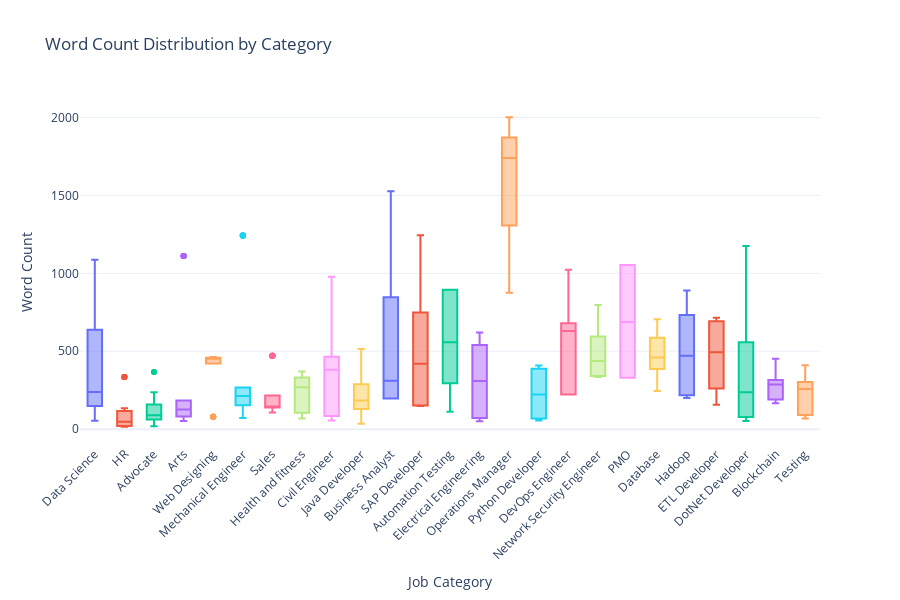

The notebook cell saved with this chart:
### Code cell
# 6. Text length by category
fig_box = px.box(
    resumeDataSet,
    x='Category',
    y='word_count',
    title=' Word Count Distribution by Category',
    labels={'word_count': 'Word Count', 'Category': 'Job Category'},
    color='Category',
    template='plotly_white'
)
fig_box.update_layout(xaxis_tickangle=-45, height=600, showlegend=False)
fig_box.show()

### Figure 1 — Plotly figure (JSON) as saved in the notebook; plotly's stock layout.template omitted (floating-point values rounded to 4 significant figures)
{"data": [{"alignmentgroup": "True", "hovertemplate": "Job Category=%{x}<br>Word Count=%{y}<extra></extra>", "legendgroup": "Data Science", "marker": {"color": "#636efa"}, "name": "Data Science", "notched": false, "offsetgroup": "Data Science", "orientation": "v", "showlegend": true, "type": "box", "x": ["Data Science", "Data Science", "Data Science", "Data Science", "Data Science", "Data Science", "Data Science", "Data Science", "Data Science", "Data Science", "Data Science", "Data Science", "Data Science", "Data Science", "Data Science", "Data Science", "Data Science", "Data Science", "Data Science", "Data Science", "Data Science", "Data Science", "Data Science", "Data Science", "Data Science", "Data Science", "Data Science", "Data Science", "Data Science", "Data Science", "Data Science", "Data Science", "Data Science", "Data Science", "Data Science", "Data Science", "Data Science", "Data Science", "Data Science", "Data Science"], "x0": " ", "xaxis": "x", "y": [638, 148, 246, 893, 54, 85, 203, 1087, 231, 619, 638, 148, 246, 893, 54, 85, 203, 1087, 231, 619, 638, 148, 246, 893, 54, 85, 203, 1087, 231, 619, 638, 148, 246, 893, 54, 85, 203, 1087, 231, 619], "y0": " ", "yaxis": "y"}, {"alignmentgroup": "True", "hovertemplate": "Job Category=%{x}<br>Word Count=%{y}<extra></extra>", "legendgroup": "HR", "marker": {"color": "#EF553B"}, "name": "HR", "notched": false, "offsetgroup": "HR", "orientation": "v", "showlegend": true, "type": "box", "x": ["HR", "HR", "HR", "HR", "HR", "HR", "HR", "HR", "HR", "HR", "HR", "HR", "HR", "HR", "HR", "HR", "HR", "HR", "HR", "HR", "HR", "HR", "HR", "HR", "HR", "HR", "HR", "HR", "HR", "HR", "HR", "HR", "HR", "HR", "HR", "HR", "HR", "HR", "HR", "HR", "HR", "HR", "HR", "HR"], "x0": " ", "xaxis": "x", "y": [47, 335, 20, 22, 22, 15, 17, 134, 70, 117, 90, 47, 335, 20, 22, 22, 15, 17, 134, 70, 117, 90, 47, 335, 20, 22, 22, 15, 17, 134, 70, 117, 90, 47, 335, 20, 22, 22, 15, 17, 134, 70, 117, 90], "y0": " ", "yaxis": "y"}, {"alignmentgroup": "True", "hovertemplate": "Job Category=%{x}<br>Word Count=%{y}<extra></extra>", "legendgroup": "Advocate", "marker": {"color": "#00cc96"}, "name": "Advocate", "notched": false, "offsetgroup": "Advocate", "orientation": "v", "showlegend": true, "type": "box", "x": ["Advocate", "Advocate", "Advocate", "Advocate", "Advocate", "Advocate", "Advocate", "Advocate", "Advocate", "Advocate", "Advocate", "Advocate", "Advocate", "Advocate", "Advocate", "Advocate", "Advocate", "Advocate", "Advocate", "Advocate"], "x0": " ", "xaxis": "x", "y": [237, 62, 19, 104, 367, 96, 62, 158, 81, 38, 237, 62, 19, 104, 367, 96, 62, 158, 81, 38], "y0": " ", "yaxis": "y"}, {"alignmentgroup": "True", "hovertemplate": "Job Category=%{x}<br>Word Count=%{y}<extra></extra>", "legendgroup": "Arts", "marker": {"color": "#ab63fa"}, "name": "Arts", "notched": false, "offsetgroup": "Arts", "orientation": "v", "showlegend": true, "type": "box", "x": ["Arts", "Arts", "Arts", "Arts", "Arts", "Arts", "Arts", "Arts", "Arts", "Arts", "Arts", "Arts", "Arts", "Arts", "Arts", "Arts", "Arts", "Arts", "Arts", "Arts", "Arts", "Arts", "Arts", "Arts", "Arts", "Arts", "Arts", "Arts", "Arts", "Arts", "Arts", "Arts", "Arts", "Arts", "Arts", "Arts"], "x0": " ", "xaxis": "x", "y": [184, 117, 1111, 53, 81, 136, 184, 117, 1111, 53, 81, 136, 184, 117, 1111, 53, 81, 136, 184, 117, 1111, 53, 81, 136, 184, 117, 1111, 53, 81, 136, 184, 117, 1111, 53, 81, 136], "y0": " ", "yaxis": "y"}, {"alignmentgroup": "True", "hovertemplate": "Job Category=%{x}<br>Word Count=%{y}<extra></extra>", "legendgroup": "Web Designing", "marker": {"color": "#FFA15A"}, "name": "Web Designing", "notched": false, "offsetgroup": "Web Designing", "orientation": "v", "showlegend": true, "type": "box", "x": ["Web Designing", "Web Designing", "Web Designing", "Web Designing", "Web Designing", "Web Designing", "Web Designing", "Web Designing", "Web Designing", "Web Designing", "Web Designing", "Web Designing", "Web Designing", "Web Designing", "Web Designing", "Web Designing", "Web Designing", "Web Designing", "Web Designing", "Web Designing", "Web Designing", "Web Designing", "Web Designing", "Web Designing", "Web Designing", "Web Designing", "Web Designing", "Web Designing", "Web Designing", "Web Designing", "Web Designing", "Web Designing", "Web Designing", "Web Designing", "Web Designing", "Web Designing", "Web Designing", "Web Designing", "Web Designing", "Web Designing", "Web Designing", "Web Designing", "Web Designing", "Web Designing", "Web Designing"], "x0": " ", "xaxis": "x", "y": [458, 463, 458, 80, 422, 458, 463, 458, 80, 422, 458, 463, 458, 80, 422, 458, 463, 458, 80, 422, 458, 463, 458, 80, 422, 458, 463, 458, 80, 422, 458, 463, 458, 80, 422, 458, 463, 458, 80, 422, 458, 463, 458, 80, 422], "y0": " ", "yaxis": "y"}, {"alignmentgroup": "True", "hovertemplate": "Job Category=%{x}<br>Word Count=%{y}<extra></extra>", "legendgroup": "Mechanical Engineer", "marker": {"color": "#19d3f3"}, "name": "Mechanical Engineer", "notched": false, "offsetgroup": "Mechanical Engineer", "orientation": "v", "showlegend": true, "type": "box", "x": ["Mechanical Engineer", "Mechanical Engineer", "Mechanical Engineer", "Mechanical Engineer", "Mechanical Engineer", "Mechanical Engineer", "Mechanical Engineer", "Mechanical Engineer", "Mechanical Engineer", "Mechanical Engineer", "Mechanical Engineer", "Mechanical Engineer", "Mechanical Engineer", "Mechanical Engineer", "Mechanical Engineer", "Mechanical Engineer", "Mechanical Engineer", "Mechanical Engineer", "Mechanical Engineer", "Mechanical Engineer", "Mechanical Engineer", "Mechanical Engineer", "Mechanical Engineer", "Mechanical Engineer", "Mechanical Engineer", "Mechanical Engineer", "Mechanical Engineer", "Mechanical Engineer", "Mechanical Engineer", "Mechanical Engineer", "Mechanical Engineer", "Mechanical Engineer", "Mechanical Engineer", "Mechanical Engineer", "Mechanical Engineer", "Mechanical Engineer", "Mechanical Engineer", "Mechanical Engineer", "Mechanical Engineer", "Mechanical Engineer"], "x0": " ", "xaxis": "x", "y": [1243, 212, 72, 267, 153, 1243, 212, 72, 267, 153, 1243, 212, 72, 267, 153, 1243, 212, 72, 267, 153, 1243, 212, 72, 267, 153, 1243, 212, 72, 267, 153, 1243, 212, 72, 267, 153, 1243, 212, 72, 267, 153], "y0": " ", "yaxis": "y"}, {"alignmentgroup": "True", "hovertemplate": "Job Category=%{x}<br>Word Count=%{y}<extra></extra>", "legendgroup": "Sales", "marker": {"color": "#FF6692"}, "name": "Sales", "notched": false, "offsetgroup": "Sales", "orientation": "v", "showlegend": true, "type": "box", "x": ["Sales", "Sales", "Sales", "Sales", "Sales", "Sales", "Sales", "Sales", "Sales", "Sales", "Sales", "Sales", "Sales", "Sales", "Sales", "Sales", "Sales", "Sales", "Sales", "Sales", "Sales", "Sales", "Sales", "Sales", "Sales", "Sales", "Sales", "Sales", "Sales", "Sales", "Sales", "Sales", "Sales", "Sales", "Sales", "Sales", "Sales", "Sales", "Sales", "Sales"], "x0": " ", "xaxis": "x", "y": [107, 142, 471, 216, 139, 107, 142, 471, 216, 139, 107, 142, 471, 216, 139, 107, 142, 471, 216, 139, 107, 142, 471, 216, 139, 107, 142, 471, 216, 139, 107, 142, 471, 216, 139, 107, 142, 471, 216, 139], "y0": " ", "yaxis": "y"}, {"alignmentgroup": "True", "hovertemplate": "Job Category=%{x}<br>Word Count=%{y}<extra></extra>", "legendgroup": "Health and fitness", "marker": {"color": "#B6E880"}, "name": "Health and fitness", "notched": false, "offsetgroup": "Health and fitness", "orientation": "v", "showlegend": true, "type": "box", "x": ["Health and fitness", "Health and fitness", "Health and fitness", "Health and fitness", "Health and fitness", "Health and fitness", "Health and fitness", "Health and fitness", "Health and fitness", "Health and fitness", "Health and fitness", "Health and fitness", "Health and fitness", "Health and fitness", "Health and fitness", "Health and fitness", "Health and fitness", "Health and fitness", "Health and fitness", "Health and fitness", "Health and fitness", "Health and fitness", "Health and fitness", "Health and fitness", "Health and fitness", "Health and fitness", "Health and fitness", "Health and fitness", "Health and fitness", "Health and fitness"], "x0": " ", "xaxis": "x", "y": [69, 105, 303, 332, 235, 370, 69, 105, 303, 332, 235, 370, 69, 105, 303, 332, 235, 370, 69, 105, 303, 332, 235, 370, 69, 105, 303, 332, 235, 370], "y0": " ", "yaxis": "y"}, {"alignmentgroup": "True", "hovertemplate": "Job Category=%{x}<br>Word Count=%{y}<extra></extra>", "legendgroup": "Civil Engineer", "marker": {"color": "#FF97FF"}, "name": "Civil Engineer", "notched": false, "offsetgroup": "Civil Engineer", "orientation": "v", "showlegend": true, "type": "box", "x": ["Civil Engineer", "Civil Engineer", "Civil Engineer", "Civil Engineer", "Civil Engineer", "Civil Engineer", "Civil Engineer", "Civil Engineer", "Civil Engineer", "Civil Engineer", "Civil Engineer", "Civil Engineer", "Civil Engineer", "Civil Engineer", "Civil Engineer", "Civil Engineer", "Civil Engineer", "Civil Engineer", "Civil Engineer", "Civil Engineer", "Civil Engineer", "Civil Engineer", "Civil Engineer", "Civil Engineer"], "x0": " ", "xaxis": "x", "y": [978, 55, 427, 465, 334, 85, 978, 55, 427, 465, 334, 85, 978, 55, 427, 465, 334, 85, 978, 55, 427, 465, 334, 85], "y0": " ", "yaxis": "y"}, {"alignmentgroup": "True", "hovertemplate": "Job Category=%{x}<br>Word Count=%{y}<extra></extra>", "legendgroup": "Java Developer", "marker": {"color": "#FECB52"}, "name": "Java Developer", "notched": false, "offsetgroup": "Java Developer", "orientation": "v", "showlegend": true, "type": "box", "x": ["Java Developer", "Java Developer", "Java Developer", "Java Developer", "Java Developer", "Java Developer", "Java Developer", "Java Developer", "Java Developer", "Java Developer", "Java Developer", "Java Developer", "Java Developer", "Java Developer", "Java Developer", "Java Developer", "Java Developer", "Java Developer", "Java Developer", "Java Developer", "Java Developer", "Java Developer", "Java Developer", "Java Developer", "Java Developer", "Java Developer", "Java Developer", "Java Developer", "Java Developer", "Java Developer", "Java Developer", "Java Developer", "Java Developer", "Java Developer", "Java Developer", "Java Developer", "Java Developer", "Java Developer", "Java Developer", "Java Developer", "Java Developer", "Java Developer", "Java Developer", "Java Developer", "Java Developer", "Java Developer", "Java Developer", "Java Developer", "Java Developer", "Java Developer", "Java Developer", "Java Developer", "Java Developer", "Java Developer", "Java Developer", "Java Developer", "Java Developer", "Java Developer", "Java Developer", "Java Developer", "Java Developer", "Java Developer", "Java Developer", "Java Developer", "Java Developer", "Java Developer", "Java Developer", "Java Developer", "Java Developer", "Java Developer", "Java Developer", "Java Developer", "Java Developer", "Java Developer", "Java Developer", "Java Developer", "Java Developer", "Java Developer", "Java Developer", "Java Developer", "Java Developer", "Java Developer", "Java Developer", "Java Developer"], "x0": " ", "xaxis": "x", "y": [34, 288, 309, 332, 201, 114, 138, 138, 234, 130, 165, 514, 80, 236, 34, 288, 309, 332, 201, 114, 138, 138, 234, 130, 165, 514, 80, 236, 34, 288, 309, 332, 201, 114, 138, 138, 234, 130, 165, 514, 80, 236, 34, 288, 309, 332, 201, 114, 138, 138, 234, 130, 165, 514, 80, 236, 34, 288, 309, 332, 201, 114, 138, 138, 234, 130, 165, 514, 80, 236, 34, 288, 309, 332, 201, 114, 138, 138, 234, 130, 165, 514, 80, 236], "y0": " ", "yaxis": "y"}, {"alignmentgroup": "True", "hovertemplate": "Job Category=%{x}<br>Word Count=%{y}<extra></extra>", "legendgroup": "Business Analyst", "marker": {"color": "#636efa"}, "name": "Business Analyst", "notched": false, "offsetgroup": "Business Analyst", "orientation": "v", "showlegend": true, "type": "box", "x": ["Business Analyst", "Business Analyst", "Business Analyst", "Business Analyst", "Business Analyst", "Business Analyst", "Business Analyst", "Business Analyst", "Business Analyst", "Business Analyst", "Business Analyst", "Business Analyst", "Business Analyst", "Business Analyst", "Business Analyst", "Business Analyst", "Business Analyst", "Business Analyst", "Business Analyst", "Business Analyst", "Business Analyst", "Business Analyst", "Business Analyst", "Business Analyst", "Business Analyst", "Business Analyst", "Business Analyst", "Business Analyst"], "x0": " ", "xaxis": "x", "y": [363, 259, 847, 1526, 196, 196, 847, 1526, 196, 196, 847, 1526, 196, 196, 363, 259, 847, 1526, 196, 196, 847, 1526, 196, 196, 847, 1526, 196, 196], "y0": " ", "yaxis": "y"}, {"alignmentgroup": "True", "hovertemplate": "Job Category=%{x}<br>Word Count=%{y}<extra></extra>", "legendgroup": "SAP Developer", "marker": {"color": "#EF553B"}, "name": "SAP Developer", "notched": false, "offsetgroup": "SAP Developer", "orientation": "v", "showlegend": true, "type": "box", "x": ["SAP Developer", "SAP Developer", "SAP Developer", "SAP Developer", "SAP Developer", "SAP Developer", "SAP Developer", "SAP Developer", "SAP Developer", "SAP Developer", "SAP Developer", "SAP Developer", "SAP Developer", "SAP Developer", "SAP Developer", "SAP Developer", "SAP Developer", "SAP Developer", "SAP Developer", "SAP Developer", "SAP Developer", "SAP Developer", "SAP Developer", "SAP Developer"], "x0": " ", "xaxis": "x", "y": [748, 1245, 496, 148, 151, 344, 748, 1245, 496, 148, 151, 344, 748, 1245, 496, 148, 151, 344, 748, 1245, 496, 148, 151, 344], "y0": " ", "yaxis": "y"}, {"alignmentgroup": "True", "hovertemplate": "Job Category=%{x}<br>Word Count=%{y}<extra></extra>", "legendgroup": "Automation Testing", "marker": {"color": "#00cc96"}, "name": "Automation Testing", "notched": false, "offsetgroup": "Automation Testing", "orientation": "v", "showlegend": true, "type": "box", "x": ["Automation Testing", "Automation Testing", "Automation Testing", "Automation Testing", "Automation Testing", "Automation Testing", "Automation Testing", "Automation Testing", "Automation Testing", "Automation Testing", "Automation Testing", "Automation Testing", "Automation Testing", "Automation Testing", "Automation Testing", "Automation Testing", "Automation Testing", "Automation Testing", "Automation Testing", "Automation Testing", "Automation Testing", "Automation Testing", "Automation Testing", "Automation Testing", "Automation Testing", "Automation Testing"], "x0": " ", "xaxis": "x", "y": [395, 583, 557, 894, 295, 649, 111, 894, 295, 894, 295, 894, 295, 395, 583, 557, 894, 295, 649, 111, 894, 295, 894, 295, 894, 295], "y0": " ", "yaxis": "y"}, {"alignmentgroup": "True", "hovertemplate": "Job Category=%{x}<br>Word Count=%{y}<extra></extra>", "legendgroup": "Electrical Engineering", "marker": {"color": "#ab63fa"}, "name": "Electrical Engineering", "notched": false, "offsetgroup": "Electrical Engineering", "orientation": "v", "showlegend": true, "type": "box", "x": ["Electrical Engineering", "Electrical Engineering", "Electrical Engineering", "Electrical Engineering", "Electrical Engineering", "Electrical Engineering", "Electrical Engineering", "Electrical Engineering", "Electrical Engineering", "Electrical Engineering", "Electrical Engineering", "Electrical Engineering", "Electrical Engineering", "Electrical Engineering", "Electrical Engineering", "Electrical Engineering", "Electrical Engineering", "Electrical Engineering", "Electrical Engineering", "Electrical Engineering", "Electrical Engineering", "Electrical Engineering", "Electrical Engineering", "Electrical Engineering", "Electrical Engineering", "Electrical Engineering", "Electrical Engineering", "Electrical Engineering", "Electrical Engineering", "Electrical Engineering"], "x0": " ", "xaxis": "x", "y": [620, 50, 540, 72, 309, 620, 50, 540, 72, 309, 620, 50, 540, 72, 309, 620, 50, 540, 72, 309, 620, 50, 540, 72, 309, 620, 50, 540, 72, 309], "y0": " ", "yaxis": "y"}, {"alignmentgroup": "True", "hovertemplate": "Job Category=%{x}<br>Word Count=%{y}<extra></extra>", "legendgroup": "Operations Manager", "marker": {"color": "#FFA15A"}, "name": "Operations Manager", "notched": false, "offsetgroup": "Operations Manager", "orientation": "v", "showlegend": true, "type": "box", "x": ["Operations Manager", "Operations Manager", "Operations Manager", "Operations Manager", "Operations Manager", "Operations Manager", "Operations Manager", "Operations Manager", "Operations Manager", "Operations Manager", "Operations Manager", "Operations Manager", "Operations Manager", "Operations Manager", "Operations Manager", "Operations Manager", "Operations Manager", "Operations Manager", "Operations Manager", "Operations Manager", "Operations Manager", "Operations Manager", "Operations Manager", "Operations Manager", "Operations Manager", "Operations Manager", "Operations Manager", "Operations Manager", "Operations Manager", "Operations Manager", "Operations Manager", "Operations Manager", "Operations Manager", "Operations Manager", "Operations Manager", "Operations Manager", "Operations Manager", "Operations Manager", "Operations Manager", "Operations Manager"], "x0": " ", "xaxis": "x", "y": [1738, 876, 1741, 2002, 1738, 876, 1741, 2002, 1738, 876, 1741, 2002, 1738, 876, 1741, 2002, 1738, 876, 1741, 2002, 1738, 876, 1741, 2002, 1738, 876, 1741, 2002, 1738, 876, 1741, 2002, 1738, 876, 1741, 2002, 1738, 876, 1741, 2002], "y0": " ", "yaxis": "y"}, {"alignmentgroup": "True", "hovertemplate": "Job Category=%{x}<br>Word Count=%{y}<extra></extra>", "legendgroup": "Python Developer", "marker": {"color": "#19d3f3"}, "name": "Python Developer", "notched": false, "offsetgroup": "Python Developer", "orientation": "v", "showlegend": true, "type": "box", "x": ["Python Developer", "Python Developer", "Python Developer", "Python Developer", "Python Developer", "Python Developer", "Python Developer", "Python Developer", "Python Developer", "Python Developer", "Python Developer", "Python Developer", "Python Developer", "Python Developer", "Python Developer", "Python Developer", "Python Developer", "Python Developer", "Python Developer", "Python Developer", "Python Developer", "Python Developer", "Python Developer", "Python Developer", "Python Developer", "Python Developer", "Python Developer", "Python Developer", "Python Developer", "Python Developer", "Python Developer", "Python Developer", "Python Developer", "Python Developer", "Python Developer", "Python Developer", "Python Developer", "Python Developer", "Python Developer", "Python Developer", "Python Developer", "Python Developer", "Python Developer", "Python Developer", "Python Developer", "Python Developer", "Python Developer", "Python Developer"], "x0": " ", "xaxis": "x", "y": [387, 56, 69, 409, 295, 150, 387, 56, 69, 409, 295, 150, 387, 56, 69, 409, 295, 150, 387, 56, 69, 409, 295, 150, 387, 56, 69, 409, 295, 150, 387, 56, 69, 409, 295, 150, 387, 56, 69, 409, 295, 150, 387, 56, 69, 409, 295, 150], "y0": " ", "yaxis": "y"}, {"alignmentgroup": "True", "hovertemplate": "Job Category=%{x}<br>Word Count=%{y}<extra></extra>", "legendgroup": "DevOps Engineer", "marker": {"color": "#FF6692"}, "name": "DevOps Engineer", "notched": false, "offsetgroup": "DevOps Engineer", "orientation": "v", "showlegend": true, "type": "box", "x": ["DevOps Engineer", "DevOps Engineer", "DevOps Engineer", "DevOps Engineer", "DevOps Engineer", "DevOps Engineer", "DevOps Engineer", "DevOps Engineer", "DevOps Engineer", "DevOps Engineer", "DevOps Engineer", "DevOps Engineer", "DevOps Engineer", "DevOps Engineer", "DevOps Engineer", "DevOps Engineer", "DevOps Engineer", "DevOps Engineer", "DevOps Engineer", "DevOps Engineer", "DevOps Engineer", "DevOps Engineer", "DevOps Engineer", "DevOps Engineer", "DevOps Engineer", "DevOps Engineer", "DevOps Engineer", "DevOps Engineer", "DevOps Engineer", "DevOps Engineer", "DevOps Engineer", "DevOps Engineer", "DevOps Engineer", "DevOps Engineer", "DevOps Engineer", "DevOps Engineer", "DevOps Engineer", "DevOps Engineer", "DevOps Engineer", "DevOps Engineer", "DevOps Engineer", "DevOps Engineer", "DevOps Engineer", "DevOps Engineer", "DevOps Engineer", "DevOps Engineer", "DevOps Engineer", "DevOps Engineer", "DevOps Engineer", "DevOps Engineer", "DevOps Engineer", "DevOps Engineer", "DevOps Engineer", "DevOps Engineer", "DevOps Engineer"], "x0": " ", "xaxis": "x", "y": [630, 223, 679, 1023, 533, 528, 397, 630, 223, 679, 630, 223, 679, 630, 223, 679, 630, 223, 679, 630, 223, 679, 630, 223, 679, 630, 223, 679, 630, 223, 679, 630, 223, 679, 630, 223, 679, 630, 223, 679, 630, 223, 679, 630, 223, 679, 630, 223, 679, 630, 223, 679, 630, 223, 679], "y0": " ", "yaxis": "y"}, {"alignmentgroup": "True", "hovertemplate": "Job Category=%{x}<br>Word Count=%{y}<extra></extra>", "legendgroup": "Network Security Engineer", "marker": {"color": "#B6E880"}, "name": "Network Security Engineer", "notched": false, "offsetgroup": "Network Security Engineer", "orientation": "v", "showlegend": true, "type": "box", "x": ["Network Security Engineer", "Network Security Engineer", "Network Security Engineer", "Network Security Engineer", "Network Security Engineer", "Network Security Engineer", "Network Security Engineer", "Network Security Engineer", "Network Security Engineer", "Network Security Engineer", "Network Security Engineer", "Network Security Engineer", "Network Security Engineer", "Network Security Engineer", "Network Security Engineer", "Network Security Engineer", "Network Security Engineer", "Network Security Engineer", "Network Security Engineer", "Network Security Engineer", "Network Security Engineer", "Network Security Engineer", "Network Security Engineer", "Network Security Engineer", "Network Security Engineer"], "x0": " ", "xaxis": "x", "y": [341, 594, 335, 437, 797, 341, 594, 335, 437, 797, 341, 594, 335, 437, 797, 341, 594, 335, 437, 797, 341, 594, 335, 437, 797], "y0": " ", "yaxis": "y"}, {"alignmentgroup": "True", "hovertemplate": "Job Category=%{x}<br>Word Count=%{y}<extra></extra>", "legendgroup": "PMO", "marker": {"color": "#FF97FF"}, "name": "PMO", "notched": false, "offsetgroup": "PMO", "orientation": "v", "showlegend": true, "type": "box", "x": ["PMO", "PMO", "PMO", "PMO", "PMO", "PMO", "PMO", "PMO", "PMO", "PMO", "PMO", "PMO", "PMO", "PMO", "PMO", "PMO", "PMO", "PMO", "PMO", "PMO", "PMO", "PMO", "PMO", "PMO", "PMO", "PMO", "PMO", "PMO", "PMO", "PMO"], "x0": " ", "xaxis": "x", "y": [687, 1053, 330, 687, 1053, 330, 687, 1053, 330, 687, 1053, 330, 687, 1053, 330, 687, 1053, 330, 687, 1053, 330, 687, 1053, 330, 687, 1053, 330, 687, 1053, 330], "y0": " ", "yaxis": "y"}, {"alignmentgroup": "True", "hovertemplate": "Job Category=%{x}<br>Word Count=%{y}<extra></extra>", "legendgroup": "Database", "marker": {"color": "#FECB52"}, "name": "Database", "notched": false, "offsetgroup": "Database", "orientation": "v", "showlegend": true, "type": "box", "x": ["Database", "Database", "Database", "Database", "Database", "Database", "Database", "Database", "Database", "Database", "Database", "Database", "Database", "Database", "Database", "Database", "Database", "Database", "Database", "Database", "Database", "Database", "Database", "Database", "Database", "Database", "Database", "Database", "Database", "Database", "Database", "Database", "Database"], "x0": " ", "xaxis": "x", "y": [619, 587, 705, 386, 304, 459, 572, 439, 434, 516, 244, 619, 587, 705, 386, 304, 459, 572, 439, 434, 516, 244, 619, 587, 705, 386, 304, 459, 572, 439, 434, 516, 244], "y0": " ", "yaxis": "y"}, {"alignmentgroup": "True", "hovertemplate": "Job Category=%{x}<br>Word Count=%{y}<extra></extra>", "legendgroup": "Hadoop", "marker": {"color": "#636efa"}, "name": "Hadoop", "notched": false, "offsetgroup": "Hadoop", "orientation": "v", "showlegend": true, "type": "box", "x": ["Hadoop", "Hadoop", "Hadoop", "Hadoop", "Hadoop", "Hadoop", "Hadoop", "Hadoop", "Hadoop", "Hadoop", "Hadoop", "Hadoop", "Hadoop", "Hadoop", "Hadoop", "Hadoop", "Hadoop", "Hadoop", "Hadoop", "Hadoop", "Hadoop", "Hadoop", "Hadoop", "Hadoop", "Hadoop", "Hadoop", "Hadoop", "Hadoop", "Hadoop", "Hadoop", "Hadoop", "Hadoop", "Hadoop", "Hadoop", "Hadoop", "Hadoop", "Hadoop", "Hadoop", "Hadoop", "Hadoop", "Hadoop", "Hadoop"], "x0": " ", "xaxis": "x", "y": [565, 218, 383, 471, 890, 200, 733, 565, 218, 383, 471, 890, 200, 733, 565, 218, 383, 471, 890, 200, 733, 565, 218, 383, 471, 890, 200, 733, 565, 218, 383, 471, 890, 200, 733, 565, 218, 383, 471, 890, 200, 733], "y0": " ", "yaxis": "y"}, {"alignmentgroup": "True", "hovertemplate": "Job Category=%{x}<br>Word Count=%{y}<extra></extra>", "legendgroup": "ETL Developer", "marker": {"color": "#EF553B"}, "name": "ETL Developer", "notched": false, "offsetgroup": "ETL Developer", "orientation": "v", "showlegend": true, "type": "box", "x": ["ETL Developer", "ETL Developer", "ETL Developer", "ETL Developer", "ETL Developer", "ETL Developer", "ETL Developer", "ETL Developer", "ETL Developer", "ETL Developer", "ETL Developer", "ETL Developer", "ETL Developer", "ETL Developer", "ETL Developer", "ETL Developer", "ETL Developer", "ETL Developer", "ETL Developer", "ETL Developer", "ETL Developer", "ETL Developer", "ETL Developer", "ETL Developer", "ETL Developer", "ETL Developer", "ETL Developer", "ETL Developer", "ETL Developer", "ETL Developer", "ETL Developer", "ETL Developer", "ETL Developer", "ETL Developer", "ETL Developer", "ETL Developer", "ETL Developer", "ETL Developer", "ETL Developer", "ETL Developer"], "x0": " ", "xaxis": "x", "y": [494, 692, 261, 715, 156, 494, 692, 261, 715, 156, 494, 692, 261, 715, 156, 494, 692, 261, 715, 156, 494, 692, 261, 715, 156, 494, 692, 261, 715, 156, 494, 692, 261, 715, 156, 494, 692, 261, 715, 156], "y0": " ", "yaxis": "y"}, {"alignmentgroup": "True", "hovertemplate": "Job Category=%{x}<br>Word Count=%{y}<extra></extra>", "legendgroup": "DotNet Developer", "marker": {"color": "#00cc96"}, "name": "DotNet Developer", "notched": false, "offsetgroup": "DotNet Developer", "orientation": "v", "showlegend": true, "type": "box", "x": ["DotNet Developer", "DotNet Developer", "DotNet Developer", "DotNet Developer", "DotNet Developer", "DotNet Developer", "DotNet Developer", "DotNet Developer", "DotNet Developer", "DotNet Developer", "DotNet Developer", "DotNet Developer", "DotNet Developer", "DotNet Developer", "DotNet Developer", "DotNet Developer", "DotNet Developer", "DotNet Developer", "DotNet Developer", "DotNet Developer", "DotNet Developer", "DotNet Developer", "DotNet Developer", "DotNet Developer", "DotNet Developer", "DotNet Developer", "DotNet Developer", "DotNet Developer"], "x0": " ", "xaxis": "x", "y": [142, 78, 393, 52, 557, 1176, 236, 142, 78, 393, 52, 557, 1176, 236, 142, 78, 393, 52, 557, 1176, 236, 142, 78, 393, 52, 557, 1176, 236], "y0": " ", "yaxis": "y"}, {"alignmentgroup": "True", "hovertemplate": "Job Category=%{x}<br>Word Count=%{y}<extra></extra>", "legendgroup": "Blockchain", "marker": {"color": "#ab63fa"}, "name": "Blockchain", "notched": false, "offsetgroup": "Blockchain", "orientation": "v", "showlegend": true, "type": "box", "x": ["Blockchain", "Blockchain", "Blockchain", "Blockchain", "Blockchain", "Blockchain", "Blockchain", "Blockchain", "Blockchain", "Blockchain", "Blockchain", "Blockchain", "Blockchain", "Blockchain", "Blockchain", "Blockchain", "Blockchain", "Blockchain", "Blockchain", "Blockchain", "Blockchain", "Blockchain", "Blockchain", "Blockchain", "Blockchain", "Blockchain", "Blockchain", "Blockchain", "Blockchain", "Blockchain", "Blockchain", "Blockchain", "Blockchain", "Blockchain", "Blockchain", "Blockchain", "Blockchain", "Blockchain", "Blockchain", "Blockchain"], "x0": " ", "xaxis": "x", "y": [190, 316, 166, 451, 287, 190, 316, 166, 451, 287, 190, 316, 166, 451, 287, 190, 316, 166, 451, 287, 190, 316, 166, 451, 287, 190, 316, 166, 451, 287, 190, 316, 166, 451, 287, 190, 316, 166, 451, 287], "y0": " ", "yaxis": "y"}, {"alignmentgroup": "True", "hovertemplate": "Job Category=%{x}<br>Word Count=%{y}<extra></extra>", "legendgroup": "Testing", "marker": {"color": "#FFA15A"}, "name": "Testing", "notched": false, "offsetgroup": "Testing", "orientation": "v", "showlegend": true, "type": "box", "x": ["Testing", "Testing", "Testing", "Testing", "Testing", "Testing", "Testing", "Testing", "Testing", "Testing", "Testing", "Testing", "Testing", "Testing", "Testing", "Testing", "Testing", "Testing", "Testing", "Testing", "Testing", "Testing", "Testing", "Testing", "Testing", "Testing", "Testing", "Testing", "Testing", "Testing", "Testing", "Testing", "Testing", "Testing", "Testing", "Testing", "Testing", "Testing", "Testing", "Testing", "Testing", "Testing", "Testing", "Testing", "Testing", "Testing", "Testing", "Testing", "Testing", "Testing", "Testing", "Testing", "Testing", "Testing", "Testing", "Testing", "Testing", "Testing", "Testing", "Testing", "Testing", "Testing", "Testing", "Testing", "Testing", "Testing", "Testing", "Testing", "Testing", "Testing"], "x0": " ", "xaxis": "x", "y": [69, 257, 303, 285, 410, 91, 210, 69, 257, 303, 285, 410, 91, 210, 69, 257, 303, 285, 410, 91, 210, 69, 257, 303, 285, 410, 91, 210, 69, 257, 303, 285, 410, 91, 210, 69, 257, 303, 285, 410, 91, 210, 69, 257, 303, 285, 410, 91, 210, 69, 257, 303, 285, 410, 91, 210, 69, 257, 303, 285, 410, 91, 210, 69, 257, 303, 285, 410, 91, 210], "y0": " ", "yaxis": "y"}], "layout": {"boxmode": "overlay", "height": 600, "legend": {"title": {"text": "Job Category"}, "tracegroupgap": 0}, "showlegend": false, "title": {"text": " Word Count Distribution by Category"}, "xaxis": {"anchor": "y", "categoryarray": ["Data Science", "HR", "Advocate", "Arts", "Web Designing", "Mechanical Engineer", "Sales", "Health and fitness", "Civil Engineer", "Java Developer", "Business Analyst", "SAP Developer", "Automation Testing", "Electrical Engineering", "Operations Manager", "Python Developer", "DevOps Engineer", "Network Security Engineer", "PMO", "Database", "Hadoop", "ETL Developer", "DotNet Developer", "Blockchain", "Testing"], "categoryorder": "array", "domain": [0, 1], "tickangle": -45, "title": {"text": "Job Category"}}, "yaxis": {"anchor": "x", "domain": [0, 1], "title": {"text": "Word Count"}}}}
